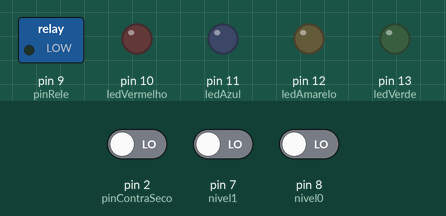
Bench run of a sketch on a simulated Arduino Uno, built with avr-gcc and run on an emulated ATmega328P. Parts: switched loads named in the sketch (green lamp = pin HIGH), output pins drawn as LEDs (lit = HIGH). The test bench sets the inputs (shaded band); at power-on: pin 7 (nivel1) LOW, pin 2 (pinContraSeco) LOW, pin 8 (nivel0) LOW. What the sketch prints to the serial monitor is not drawn.

Above: at 1.2 s.
1.3 s: pin 7 (nivel1) driven HIGH
At 2.4 s:
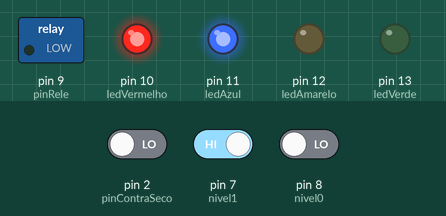
2.8 s: pin 2 (pinContraSeco) driven HIGH
At 3.8 s:
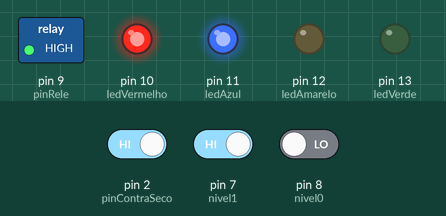
4.3 s: pin 8 (nivel0) driven HIGH
At 4.7 s:
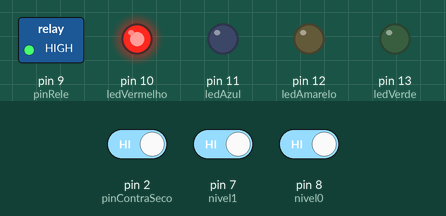
5.8 s: pin 8 (nivel0) driven LOW
At 7.2 s:
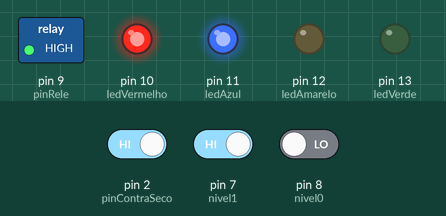
Timing chart, 0 to 8.3 s (numbered marks = the images above; inputs shaded):
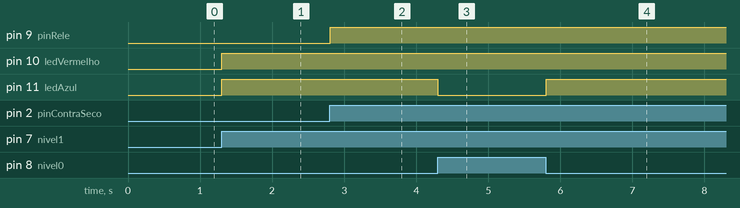

Measured:
- after the input at 1.3 s, pin 10 (ledVermelho), pin 11 (ledAzul): LOW → HIGH at once
- after the input at 2.8 s, pin 9 (pinRele): LOW → HIGH at once
- after the input at 4.3 s, pin 11 (ledAzul): HIGH → LOW at once
- after the input at 5.8 s, pin 11 (ledAzul): LOW → HIGH at once

The sketch:

ai-v01.ino
```cpp
/*VARIAVEIS DO SISTEMA-- ANTIGO*/
#define sensorReservatorio A0
#define sesorContraSeco A1
/*VARIAVEIS DOS LEDS*/
#define ledVerde 13
#define ledAmarelo 12
#define ledAzul 11
#define ledVermelho 10

/*VARIAVEIS DOS NIVEIS*/
#define nivel0 8
#define nivel1 7
#define nivel2 6
#define nivel3 5
/*VARIAVEI DO RELÉ*/
#define pinRele 9

/*VARIAVEI DO CONTRA SECO*/
#define pinContraSeco 2


//variavel que contem todos os pinos usados para pinMode
int pinosUsados[10] = {ledVerde, ledAmarelo, ledAzul, ledVermelho, nivel0, nivel1, nivel2, nivel3, pinRele, pinContraSeco};
//variavel que term todos os tipos de cada pinMode
int tipoPinos[10] = {OUTPUT, OUTPUT, OUTPUT, OUTPUT, INPUT, INPUT, INPUT, INPUT, OUTPUT, INPUT};

/* CODIGO ANTIGO
  //valor real do sensor
  int valorSensorReservatorio = 0;
  //valor em porcentagem do sensor
  int valorSaidaReservatorio = 0;
*/
void setup()
{
  Serial.begin(9600); // Inicializa o Monitor Serial porta 9600
  //inicializa todos os pinModes
  for (int i = 0; i < sizeof(pinosUsados); i++) {
    pinMode(pinosUsados[i], tipoPinos[i]);
  }
}

void loop() {

  //Se circuito contra seco FECHADO então...(ÁGUA NO CANO)
  Serial.print(digitalRead(pinContraSeco));

  //CHECAR NÍVEL 0
  // se o circuito de nivel0 estiver ABERTO (BOIA 0 ABAIXADA)
  if (digitalRead(nivel0) == HIGH) {
    //nivel baixo
    //liga o led vermelho
    digitalWrite(ledVermelho, HIGH);

    //aqui ligaria a bomba
    if (digitalRead(pinContraSeco) == HIGH) {
      digitalWrite(pinRele, HIGH);
    };

    //***********************************
    //Avisa WS que LIGOU bomba
    //Envia hora e nivel O
    //Avisa WS que Tem água na tubulação
    //Envia hora
    //***********************************

    //por precaução , desliga o verde e o amarelo
    digitalWrite(ledAzul, LOW);
    digitalWrite(ledVerde, LOW);
    digitalWrite(ledAmarelo, LOW);


    // se o circuito de nivel0 estiver FECHADO (BOIA 0 LEVANTADA)
  }  else if (digitalRead(nivel0) == LOW) {

    //CHECAR NÍVEL 1
    // se o circuito de nivel1 estiver ABERTO (BOIA 1 ABAIXADA)
    if (digitalRead(nivel1) == HIGH) {
      //nivel baixo
      //liga o led vermelho
      digitalWrite(ledVermelho, HIGH);
      //liga o led vermelho
      digitalWrite(ledAzul, HIGH);

      //aqui ligaria a bomba
      if (digitalRead(pinContraSeco) == HIGH) {
        digitalWrite(pinRele, HIGH);
      };

      //***********************************
      //Avisa WS que LIGOU bomba
      //Envia hora e nivel O
      //Avisa WS que Tem água na tubulação
      //Envia hora
      //***********************************

      //por precaução , desliga o verde e o amarelo
      digitalWrite(ledVerde, LOW);
      digitalWrite(ledAmarelo, LOW);

      // se o circuito de nivel1 estiver FECHADO  (BOIA 1 LEVANTADA)
    }
  } else  if (digitalRead(nivel1) == LOW) {
    //CHECAR NÍVEL 2

    // se o circuito de nivel2 estiver ABERTO (BOIA 2 ABAIXADA)
    if (digitalRead(nivel2) == HIGH) {
      //nivel baixo
      //liga o led vermelho
      digitalWrite(ledVermelho, HIGH);
      digitalWrite(ledAzul, HIGH);
      digitalWrite(ledAmarelo, HIGH);

      //aqui ligaria a bomba
      if (digitalRead(pinContraSeco) == HIGH) {
        digitalWrite(pinRele, HIGH);
      }

      //***********************************
      //Avisa WS que LIGOU bomba
      //Envia hora e nivel O
      //Avisa WS que Tem água na tubulação
      //Envia hora
      //***********************************

      //por precaução , desliga o verde e o amarelo

      digitalWrite(ledAmarelo, LOW);


      // se o circuito de nivel2 estiver FECHADO (BOIA 2 LEVANTADA)
    }

  }
  // espera 1 segundo para o proximo loop
  delay(10);

}
```
